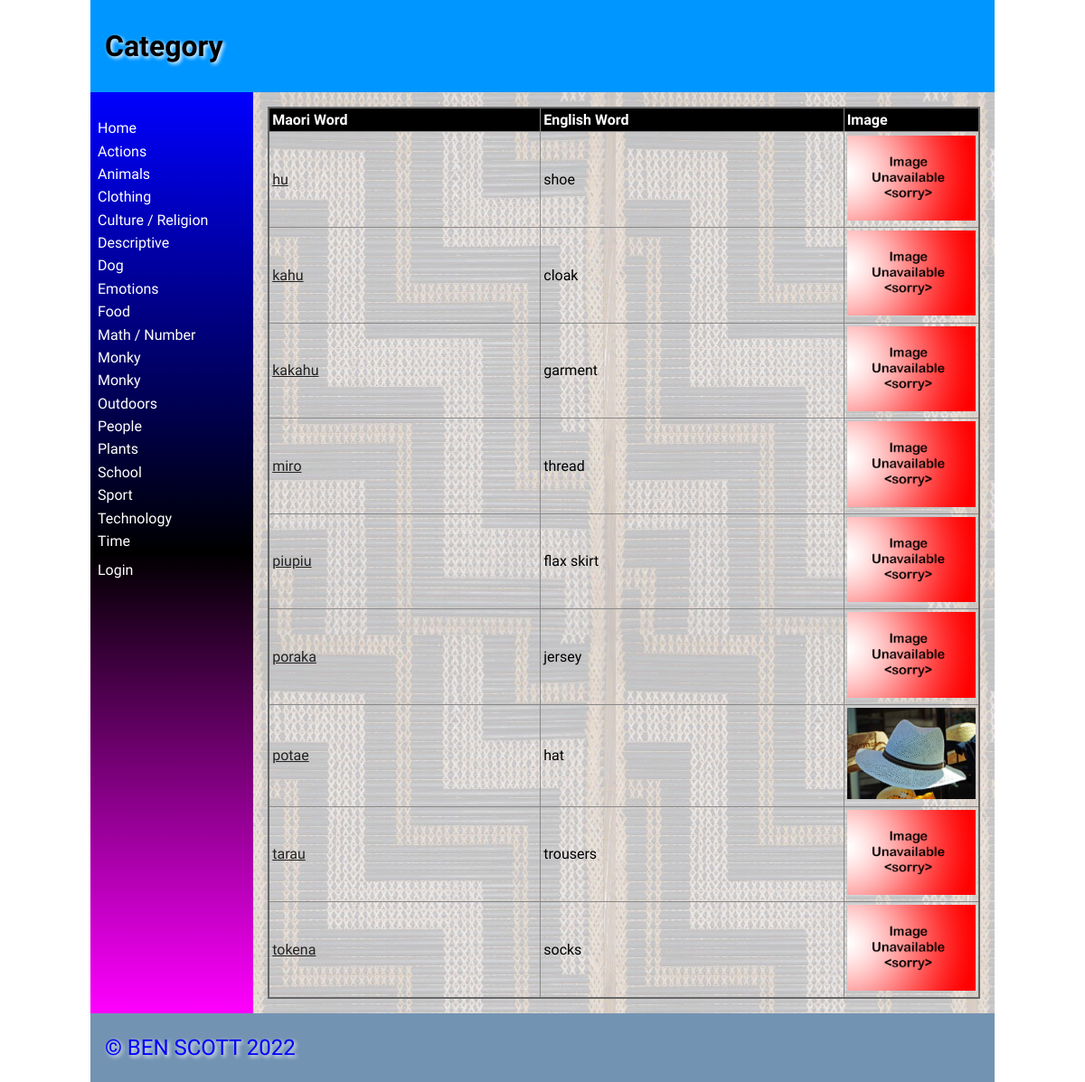
The page /category/3 on the database its author committed.
### tables this page shows
CREATE TABLE categories
(
	id integer
		constraint categories_pk
			primary key autoincrement,
	category varchar(30)
);

CREATE TABLE "words"
(
    id           integer
        constraint words_pk
            primary key autoincrement
        constraint words_user_user_fk
            references user (user),
    maori_word   varchar(30),
    english_word varchar(30),
    catID        varchar(30)
        constraint words_categories_id_fk
            references categories,
    description  varchar(200),
    level        integer,
    userid       varchar(30),
    timestamp    datetime
, image varchar(30));

### app.py (the view, shortened to what this page needs)
@app.route('/category/<catID>',methods=['POST', 'GET'])
def web_categories_page(catID):
    query = "SELECT maori_word, english_word, catID, userid, id, description, image FROM words WHERE catID IS ? ORDER BY maori_word ASC"
    con = create_connection(DATABASE)
    cur = con.cursor()
    cur.execute(query,(catID,))
    word_list = cur.fetchall()
    con.close()
    print(catID)
    print(word_list)
    return render_template('category.html', categories=get_category_list(), logged_in=is_logged_in(), words=word_list, category=catID, teacher=is_teacher())

### app.py (called while the page is built)
def create_connection(db_file):
    try:
        connection = sqlite3.connect(db_file)
        return connection
    except Error as e:
        print(e)
    return None

def get_category_list():
    con = create_connection(DATABASE)
    query = "SELECT category, id FROM categories ORDER BY category ASC "
    cur = con.cursor()
    cur.execute(query)
    category_list = cur.fetchall()
    con.close()
    return category_list

def is_teacher():
    if session.get("role") == '1':
        print("Is a teacher")
        return True
    return False

def is_logged_in():
    if session.get("email") is None:
        print("Not logged in")
        return False
    else:
        print("Logged in")
        return True

### templates/category.html (shortened to what this page needs)
{%  extends 'base.html' %}
{% block heading %}Category{% endblock %}
{% block main %}
<table class="words-table">
        <thead>
            <tr>
                <th>Maori Word</th>
                <th>English Word</th>
                <th>Image</th>
            </tr>
        </thead>
        <tbody>
        {% for word in words %}
            <div class = words-box>
            <tr>
                <td><a href="/word/{{ word[4] }}">{{ word[0] }}</a></td>
                <td>{{ word[1] }}</td>
                <td width="150"><img src="/static/images/{{ word[6] }}.jpg" alt=""></td>
            </tr>
            </div>
        {% endfor %}
    </tbody>
</table>
{% endblock %}

### templates/base.html (shortened to what this page needs)
<!doctype html>
<html lang="en">
<head>
	<link href="{{ url_for('static', filename='css/style.css') }}" rel="stylesheet">
</head>
<body>
	<div id="container">
		<header>
			<h1>{% block heading %}MAORI DICTIONARY!{% endblock %}</h1>
		</header>
		<nav>
			<ul>
                <li><a href="/">Home</a></li>
				<div class="category">
				{% for category in categories %}
					<div class ="category-box">
						<li><a href="/category/{{ category[1] }}">{{ category[0] }}</a></li>
					</div>
                {% endfor %}
				</div>
				<li> </li>
				{% if logged_in %}
				<li><a href="/logout">Log out</a></li>
				{% else %}
				<li><a href="/login">Login</a></li>
				{% endif %}
			</ul>
		</nav>
		<main>
		{% block main %}{% endblock %}
        </main>
		<footer>
			<p>
				&copy; BEN SCOTT 2022
			</p>
		</footer>
	</div>
</body>
</html>

### static/css/style.css (style rules this page uses)
* { font-family: Comfortaa, sans-serif; margin: 0; padding: 0; box-sizing: border-box; }
#container { display: grid; grid-template-columns: 75px auto; grid-template-areas: 'nav header' 'main main' 'footer footer'; }
header { grid-area: header; background-color: #0096FF; padding: 1rem; }
nav { grid-area: nav; }
main { grid-area: main; padding: 1rem; background-color: #edd; }
h1, h2, h3, h4 { padding: 1rem 0; font-family: 'Suez One', serif; color: #000; text-shadow: 2px 2px 4px #fff; }
p { padding: 0.5rem 0; }
a { color: #222; }
img { width: 100%; }
table { width: 100%; border: 2px solid #666; border-collapse: collapse; }
th, td { border: 1px solid #888; padding: 0.2rem; text-align: left; }
th { background-color: #000; color: #fff; }
footer { grid-area: footer; padding: 1rem; background-color: #7393B3; }
footer p { color: #0000FF; text-shadow: 2px 2px 4px #fff; font-size: 1.5rem; }
@media only screen and (min-width: 768px) { #container { grid-template-columns: 180px auto; grid-template-areas: 'header header' 'nav main' 'footer footer'; } }
@media only screen and (min-width: 768px) { nav { background: linear-gradient(180deg, rgba(0,0,255,1) 0%, rgba(0, 0, 0, 1) 50%, rgba(255,0,255,1) 100%); padding: 0.5rem; } }
@media only screen and (min-width: 768px) { nav ul { list-style: none; } }
@media only screen and (min-width: 768px) { nav li { padding: 0.2rem 0; } }
@media only screen and (min-width: 768px) { nav a { color: #fff; text-decoration: none; } }
@media only screen and (min-width: 768px) { main { background-image: url('static/images/poutama.jpg'); } }
@media only screen and (min-width: 1000px) { #container { width: 1000px; margin: auto; } }

### rows shown on the page
categories: category "Actions"
categories: category "Animals"
categories: category "Clothing"
categories: category "Culture / Religion"
categories: category "Descriptive"
categories: category "Dog"
categories: category "Emotions"
categories: category "Food"
categories: category "Math / Number"
categories: category "Monky"
categories: category "Monky"
categories: category "Outdoors"
categories: category "People"
categories: category "Plants"
categories: category "School"
categories: category "Sport"
categories: category "Technology"
categories: category "Time"
words: maori_word "hu", english_word "shoe"
words: maori_word "kahu", english_word "cloak"
words: maori_word "kakahu", english_word "garment"
words: maori_word "miro", english_word "thread"
words: maori_word "piupiu", english_word "flax skirt"
words: maori_word "poraka", english_word "jersey"
words: maori_word "potae", english_word "hat", shows a picture
words: maori_word "tarau", english_word "trousers"
words: maori_word "tokena", english_word "socks"
